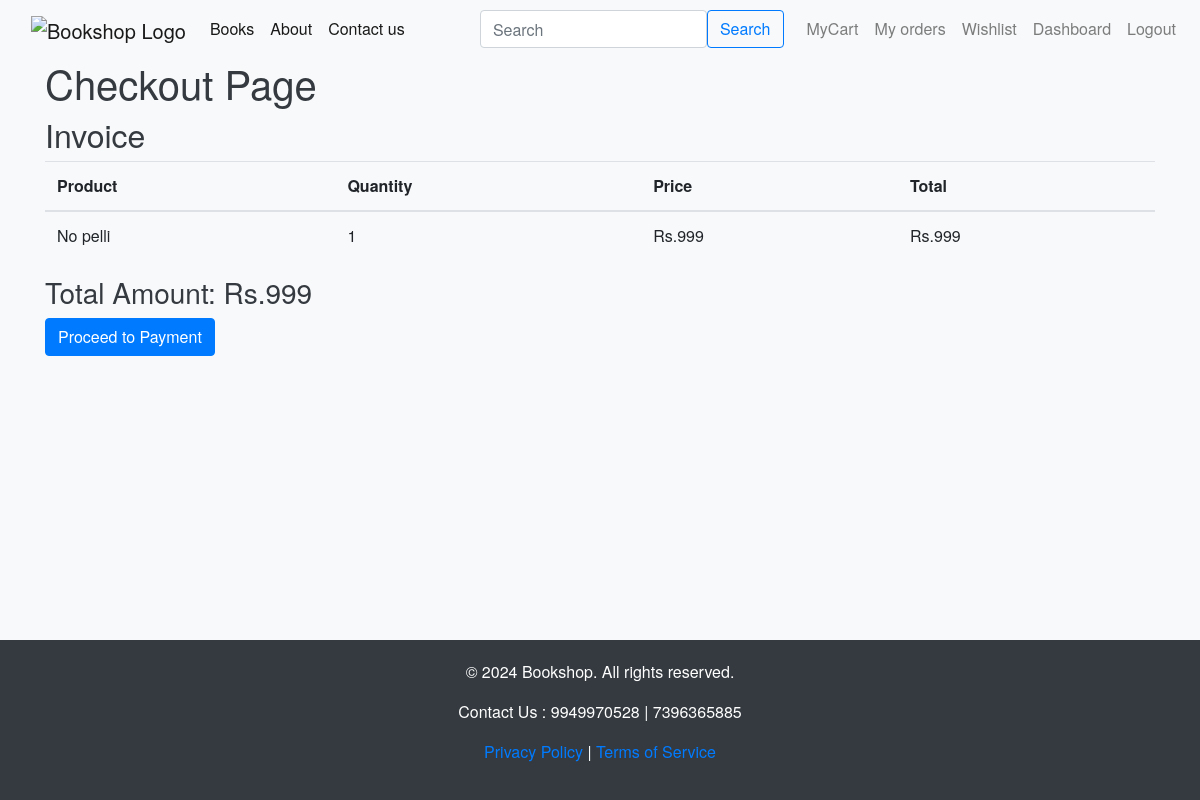
The app's page /checkout (signed in), older data.
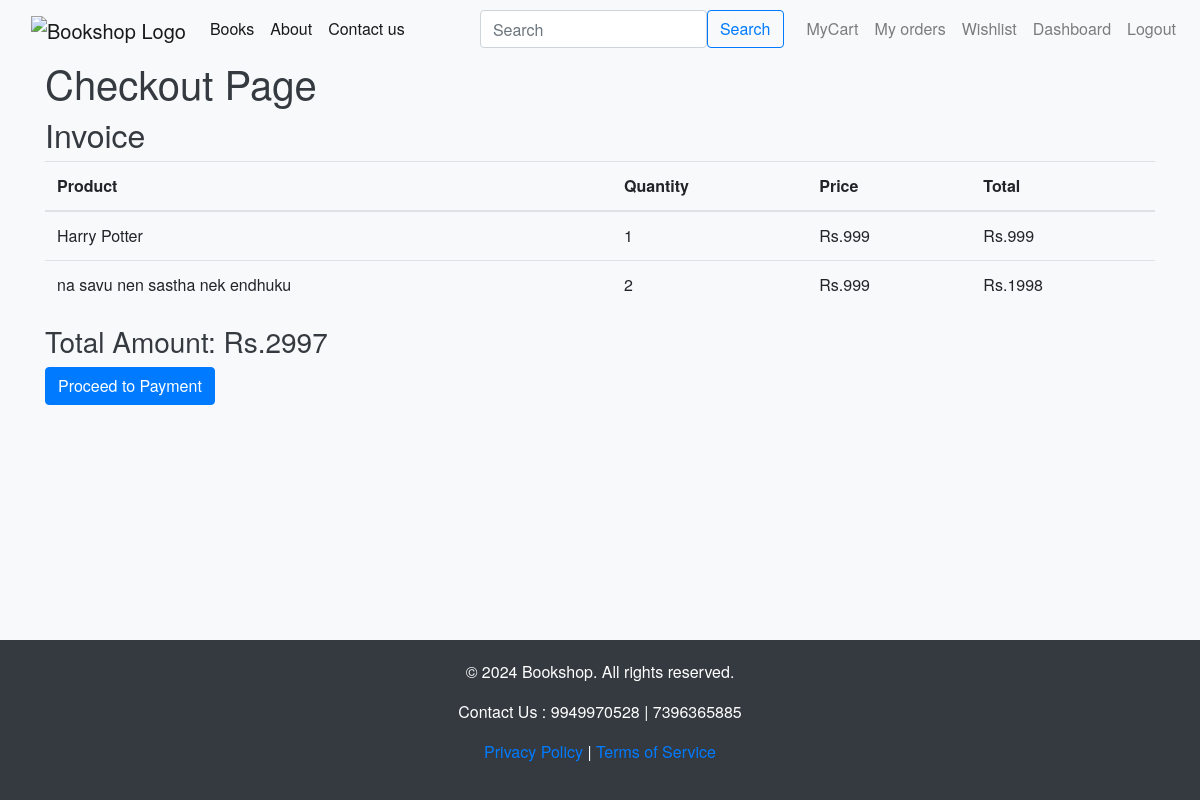
The same page, newer data.
### app.py (models this page shows)
class CartItems(db.Model):
    __tablename__='cartitems'
    CartItemID= db.Column(db.Integer, primary_key=True)
    CartID= db.Column(db.Integer,db.ForeignKey('carts.CartID'), nullable=False)
    ProductID= db.Column(db.Integer,db.ForeignKey('products.ProductID'), nullable=False)
    Quantity= db.Column(db.Integer, nullable=False)
    product = db.relationship('Products', backref=db.backref('cart_items', lazy=True))

class Products(db.Model):
    __tablename__ = 'products'
    ProductID = db.Column(db.Integer, primary_key=True)
    ProductName= db.Column(db.String(50), nullable=False)
    Author= db.Column(db.String(30), nullable=False)
    Description= db.Column(db.String(100), nullable=False)
    Price= db.Column(db.Integer, nullable=False)
    StockQuantity= db.Column(db.Integer,nullable=False)
    CategoryID= db.Column(db.Integer,db.ForeignKey('categories.CategoryID'), nullable=False )
    MerchantID = db.Column(db.Integer, db.ForeignKey('users.UserID'), nullable=False)
    ProductImage = db.Column(db.String(100), nullable=False)

### app.py (the view)
@app.route('/checkout', methods=['GET', 'POST'])
def checkout():
    if 'user_id' not in session:
        flash('Please log in first!', 'danger')
        return redirect(url_for('login'))
    user_id = session['user_id']
    addresses = Addresses.query.filter_by(UserID=user_id).all()
    cart = Carts.query.filter_by(UserID=user_id).first()
    cart_items = CartItems.query.filter_by(CartID=cart.CartID).all()
    total_amount = sum(item.Quantity * item.product.Price for item in cart_items)
    if request.method == 'POST':
        if not addresses:
            return redirect(url_for('add_address'))
        return redirect(url_for('select_payment'))
    return render_template('checkout.html', addresses=addresses, cart_items=cart_items, total_amount=total_amount)

### templates/checkout.html
{% extends 'base.html' %}
{% block body %}
<h1>Checkout Page</h1>
{% if addresses %}
  <h2>Invoice</h2>
  <table class="table">
    <thead>
      <tr>
        <th>Product</th>
        <th>Quantity</th>
        <th>Price</th>
        <th>Total</th>
      </tr>
    </thead>
    <tbody>
      {% for item in cart_items %}
      <tr>
        <td>{{ item.product.ProductName }}</td>
        <td>{{ item.Quantity }}</td>
        <td>Rs.{{ item.product.Price }}</td>
        <td>Rs.{{ item.Quantity * item.product.Price }}</td>
      </tr>
      {% endfor %}
    </tbody>
  </table>
  <h3>Total Amount: Rs.{{ total_amount }}</h3>
  <form action="{{ url_for('select_payment') }}" method="post">
    <button type="submit" class="btn btn-primary">Proceed to Payment</button>
</form>
{% else %}
  <p>No address found. Please <a href="{{ url_for('add_address') }}">Add an address</a>.</p>
{% endif %}
{% endblock body %}

Row changes from the older to the newer data that the page shows:
added CartItems: product.ProductName "Harry Potter", Quantity "1", product.Price "999", item.Quantity*item.product.Price "999"
changed CartItems: product.ProductName "No pelli" → "na savu nen sastha nek endhuku"; Quantity "1" → "2"; item.Quantity*item.product.Price "999" → "1998"
Text that changed along with them:
{{ total_amount }}: "999" → "2997"
